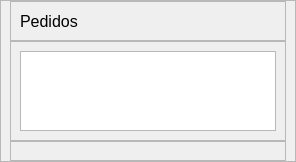
               <widget class="QWidget" name="p_pedido">
                <layout class="QHBoxLayout" name="horizontalLayout_13">
                 <property name="spacing">
                  <number>0</number>
                 </property>
                 <property name="leftMargin">
                  <number>0</number>
                 </property>
                 <property name="topMargin">
                  <number>0</number>
                 </property>
                 <property name="rightMargin">
                  <number>0</number>
                 </property>
                 <property name="bottomMargin">
                  <number>0</number>
                 </property>
                 <item>
                  <widget class="QFrame" name="frame_18">
                   <property name="minimumSize">
                    <size>
                     <width>0</width>
                     <height>0</height>
                    </size>
                   </property>
                   <property name="maximumSize">
                    <size>
                     <width>700</width>
                     <height>16777215</height>
                    </size>
                   </property>
                   <property name="frameShape">
                    <enum>QFrame::StyledPanel</enum>
                   </property>
                   <property name="frameShadow">
                    <enum>QFrame::Raised</enum>
                   </property>
                   <layout class="QVBoxLayout" name="verticalLayout_14">
                    <property name="spacing">
                     <number>0</number>
                    </property>
                    <property name="topMargin">
                     <number>0</number>
                    </property>
                    <property name="bottomMargin">
                     <number>0</number>
                    </property>
                    <item>
                     <widget class="QFrame" name="frame_19">
                      <property name="minimumSize">
                       <size>
                        <width>0</width>
                        <height>40</height>
                       </size>
                      </property>
                      <property name="maximumSize">
                       <size>
                        <width>16777215</width>
                        <height>40</height>
                       </size>
                      </property>
                      <property name="frameShape">
                       <enum>QFrame::StyledPanel</enum>
                      </property>
                      <property name="frameShadow">
                       <enum>QFrame::Raised</enum>
                      </property>
                      <layout class="QVBoxLayout" name="verticalLayout_15">
                       <item>
                        <widget class="QLabel" name="label_8">
                         <property name="font">
                          <font>
                           <pointsize>12</pointsize>
                          </font>
                         </property>
                         <property name="text">
                          <string>Pedidos</string>
                         </property>
                        </widget>
                       </item>
                      </layout>
                     </widget>
                    </item>
                    <item>
                     <widget class="QFrame" name="frame_20">
                      <property name="minimumSize">
                       <size>
                        <width>0</width>
                        <height>100</height>
                       </size>
                      </property>
                      <property name="maximumSize">
                       <size>
                        <width>16777215</width>
                        <height>100</height>
                       </size>
                      </property>
                      <property name="frameShape">
                       <enum>QFrame::StyledPanel</enum>
                      </property>
                      <property name="frameShadow">
                       <enum>QFrame::Raised</enum>
                      </property>
                      <layout class="QHBoxLayout" name="horizontalLayout_22">
                       <item>
                        <widget class="QTextBrowser" name="textBrowser_5"/>
                       </item>
                      </layout>
                     </widget>
                    </item>
                    <item>
                     <widget class="QFrame" name="frame_21">
                      <property name="frameShape">
                       <enum>QFrame::StyledPanel</enum>
                      </property>
                      <property name="frameShadow">
                       <enum>QFrame::Raised</enum>
                      </property>
                      <layout class="QHBoxLayout" name="horizontalLayout_21">
                       <item>
                        <widget class="QFrame" name="frame_2">
                         <property name="frameShape">
                          <enum>QFrame::StyledPanel</enum>
                         </property>
                         <property name="frameShadow">
                          <enum>QFrame::Raised</enum>
                         </property>
                        </widget>
                       </item>
                      </layout>
                     </widget>
                    </item>
                   </layout>
                  </widget>
                 </item>
                </layout>
               </widget>
